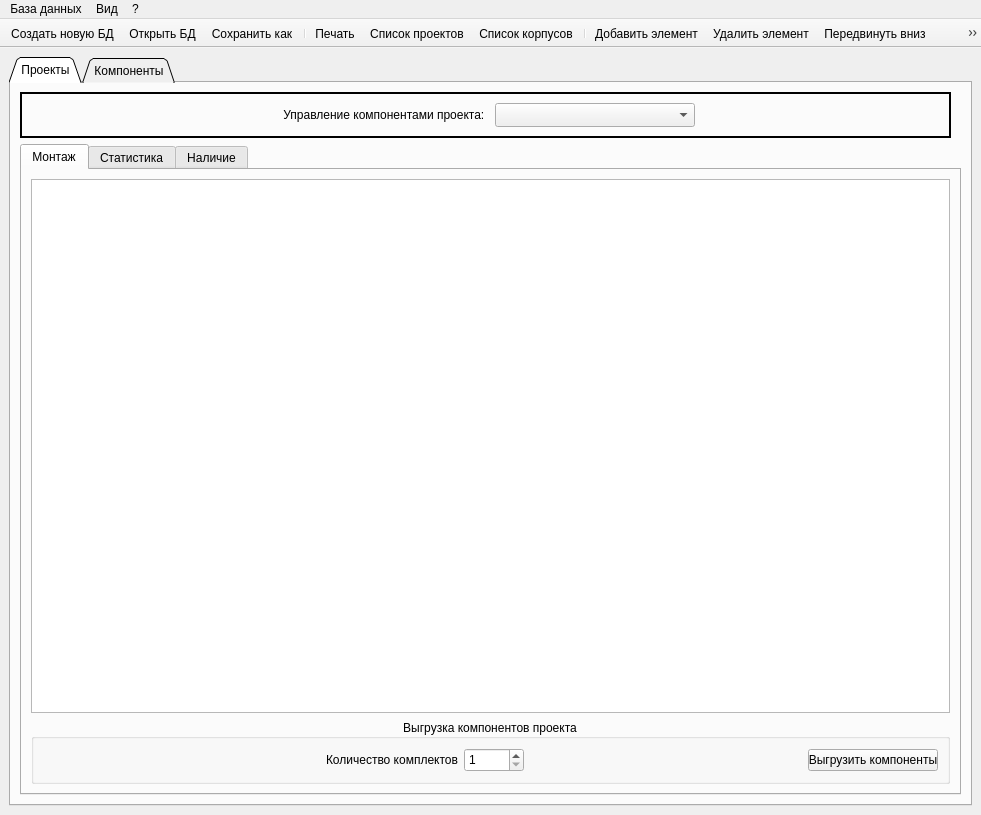
<?xml version="1.0" encoding="UTF-8"?>
<ui version="4.0">
 <class>MainWindow</class>
 <widget class="QMainWindow" name="MainWindow">
  <property name="geometry">
   <rect>
    <x>0</x>
    <y>0</y>
    <width>981</width>
    <height>815</height>
   </rect>
  </property>
  <property name="windowTitle">
   <string>База деталей</string>
  </property>
  <property name="windowIcon">
   <iconset resource="Resourses.qrc">
    <normaloff>:/images/Logo.png</normaloff>:/images/Logo.png</iconset>
  </property>
  <widget class="QWidget" name="centralwidget">
   <layout class="QHBoxLayout" name="horizontalLayout">
    <item>
     <widget class="QTabWidget" name="tabWidget">
      <property name="tabPosition">
       <enum>QTabWidget::North</enum>
      </property>
      <property name="tabShape">
       <enum>QTabWidget::Triangular</enum>
      </property>
      <property name="currentIndex">
       <number>0</number>
      </property>
      <widget class="QWidget" name="project_tab">
       <attribute name="title">
        <string>Проекты</string>
       </attribute>
       <layout class="QVBoxLayout" name="verticalLayout_9">
        <item>
         <widget class="QFrame" name="frame">
          <property name="minimumSize">
           <size>
            <width>931</width>
            <height>46</height>
           </size>
          </property>
          <property name="maximumSize">
           <size>
            <width>931</width>
            <height>46</height>
           </size>
          </property>
          <property name="frameShape">
           <enum>QFrame::Box</enum>
          </property>
          <property name="frameShadow">
           <enum>QFrame::Plain</enum>
          </property>
          <property name="lineWidth">
           <number>2</number>
          </property>
          <layout class="QVBoxLayout" name="verticalLayout_15">
           <property name="topMargin">
            <number>5</number>
           </property>
           <property name="bottomMargin">
            <number>5</number>
           </property>
           <item>
            <layout class="QFormLayout" name="formLayout">
             <property name="formAlignment">
              <set>Qt::AlignCenter</set>
             </property>
             <property name="horizontalSpacing">
              <number>7</number>
             </property>
             <property name="verticalSpacing">
              <number>3</number>
             </property>
             <item row="0" column="0">
              <widget class="QLabel" name="label_4">
               <property name="minimumSize">
                <size>
                 <width>0</width>
                 <height>24</height>
                </size>
               </property>
               <property name="text">
                <string>Управление компонентами проекта: </string>
               </property>
               <property name="alignment">
                <set>Qt::AlignCenter</set>
               </property>
              </widget>
             </item>
             <item row="0" column="1">
              <widget class="QComboBox" name="comboBox">
               <property name="minimumSize">
                <size>
                 <width>200</width>
                 <height>24</height>
                </size>
               </property>
               <property name="maximumSize">
                <size>
                 <width>200</width>
                 <height>16777215</height>
                </size>
               </property>
              </widget>
             </item>
            </layout>
           </item>
          </layout>
         </widget>
        </item>
        <item>
         <widget class="QTabWidget" name="tabWidget_3">
          <property name="currentIndex">
           <number>0</number>
          </property>
          <widget class="QWidget" name="mount_tab">
           <attribute name="title">
            <string>Монтаж</string>
           </attribute>
           <layout class="QVBoxLayout" name="verticalLayout_10">
            <item>
             <widget class="QTableView" name="components"/>
            </item>
            <item>
             <widget class="QGroupBox" name="groupBox">
              <property name="minimumSize">
               <size>
                <width>0</width>
                <height>65</height>
               </size>
              </property>
              <property name="title">
               <string>Выгрузка компонентов проекта</string>
              </property>
              <property name="alignment">
               <set>Qt::AlignCenter</set>
              </property>
              <layout class="QVBoxLayout" name="verticalLayout_13">
               <item>
                <layout class="QGridLayout" name="gridLayout_4">
                 <item row="0" column="0">
                  <layout class="QFormLayout" name="formLayout_3">
                   <property name="formAlignment">
                    <set>Qt::AlignHCenter|Qt::AlignTop</set>
                   </property>
                   <item row="0" column="0">
                    <widget class="QLabel" name="label_3">
                     <property name="text">
                      <string>Количество комплектов</string>
                     </property>
                    </widget>
                   </item>
                   <item row="0" column="1">
                    <widget class="QSpinBox" name="spinBox">
                     <property name="minimumSize">
                      <size>
                       <width>60</width>
                       <height>24</height>
                      </size>
                     </property>
                     <property name="maximumSize">
                      <size>
                       <width>60</width>
                       <height>24</height>
                      </size>
                     </property>
                     <property name="buttonSymbols">
                      <enum>QAbstractSpinBox::UpDownArrows</enum>
                     </property>
                     <property name="minimum">
                      <number>1</number>
                     </property>
                     <property name="maximum">
                      <number>10000</number>
                     </property>
                    </widget>
                   </item>
                  </layout>
                 </item>
                 <item row="0" column="1">
                  <widget class="QPushButton" name="pushButton">
                   <property name="minimumSize">
                    <size>
                     <width>130</width>
                     <height>0</height>
                    </size>
                   </property>
                   <property name="maximumSize">
                    <size>
                     <width>130</width>
                     <height>16777215</height>
                    </size>
                   </property>
                   <property name="text">
                    <string>Выгрузить компоненты</string>
                   </property>
                  </widget>
                 </item>
                </layout>
               </item>
              </layout>
             </widget>
            </item>
           </layout>
          </widget>
          <widget class="QWidget" name="statistic_tab">
           <attribute name="title">
            <string>Статистика</string>
           </attribute>
           <layout class="QVBoxLayout" name="verticalLayout_12">
            <item>
             <widget class="QTableView" name="statistic"/>
            </item>
           </layout>
          </widget>
          <widget class="QWidget" name="available_tab">
           <attribute name="title">
            <string>Наличие</string>
           </attribute>
           <layout class="QVBoxLayout" name="verticalLayout_11">
            <item>
             <layout class="QFormLayout" name="formLayout_2">
              <property name="formAlignment">
               <set>Qt::AlignHCenter|Qt::AlignTop</set>
              </property>
              <item row="0" column="0">
               <widget class="QLabel" name="label">
                <property name="minimumSize">
                 <size>
                  <width>160</width>
                  <height>24</height>
                 </size>
                </property>
                <property name="maximumSize">
                 <size>
                  <width>160</width>
                  <height>24</height>
                 </size>
                </property>
                <property name="text">
                 <string>Необходимо комплектов:</string>
                </property>
               </widget>
              </item>
              <item row="0" column="1">
               <widget class="QSpinBox" name="spinBox_2">
                <property name="minimumSize">
                 <size>
                  <width>60</width>
                  <height>24</height>
                 </size>
                </property>
                <property name="maximumSize">
                 <size>
                  <width>60</width>
                  <height>24</height>
                 </size>
                </property>
                <property name="buttonSymbols">
                 <enum>QAbstractSpinBox::UpDownArrows</enum>
                </property>
                <property name="minimum">
                 <number>1</number>
                </property>
                <property name="maximum">
                 <number>10000</number>
                </property>
               </widget>
              </item>
             </layout>
            </item>
            <item>
             <widget class="QTableView" name="statistic_2"/>
            </item>
           </layout>
          </widget>
         </widget>
        </item>
       </layout>
      </widget>
      <widget class="QWidget" name="components_tab">
       <attribute name="title">
        <string>Компоненты</string>
       </attribute>
       <layout class="QVBoxLayout" name="verticalLayout_2">
        <item>
         <widget class="QTabWidget" name="tabWidget_2">
          <property name="tabPosition">
           <enum>QTabWidget::North</enum>
          </property>
          <property name="tabShape">
           <enum>QTabWidget::Rounded</enum>
          </property>
          <property name="currentIndex">
           <number>4</number>
          </property>
          <widget class="QWidget" name="resistors_tab">
           <attribute name="title">
            <string>Резисторы</string>
           </attribute>
           <layout class="QVBoxLayout" name="verticalLayout">
            <item>
             <widget class="QTableView" name="resistors"/>
            </item>
           </layout>
          </widget>
          <widget class="QWidget" name="capacitors_tab">
           <attribute name="title">
            <string>Конденсаторы</string>
           </attribute>
           <layout class="QVBoxLayout" name="verticalLayout_3">
            <item>
             <widget class="QTableView" name="capacitors"/>
            </item>
           </layout>
          </widget>
          <widget class="QWidget" name="diodes_tab">
           <attribute name="title">
            <string>Диоды</string>
           </attribute>
           <layout class="QVBoxLayout" name="verticalLayout_4">
            <item>
             <widget class="QTableView" name="diodes"/>
            </item>
           </layout>
          </widget>
          <widget class="QWidget" name="transistors_tab">
           <attribute name="title">
            <string>Транзисторы</string>
           </attribute>
           <layout class="QVBoxLayout" name="verticalLayout_5">
            <item>
             <widget class="QTableView" name="transistors"/>
            </item>
           </layout>
          </widget>
          <widget class="QWidget" name="other_tab">
           <attribute name="title">
            <string>Микросхемы</string>
           </attribute>
           <layout class="QVBoxLayout" name="verticalLayout_8">
            <item>
             <widget class="QTableView" name="microschemes"/>
            </item>
           </layout>
          </widget>
          <widget class="QWidget" name="micro_tab">
           <attribute name="title">
            <string>Дроссели</string>
           </attribute>
           <layout class="QVBoxLayout" name="verticalLayout_6">
            <item>
             <widget class="QTableView" name="drossels"/>
            </item>
           </layout>
          </widget>
          <widget class="QWidget" name="tab">
           <attribute name="title">
            <string>Разъемы</string>
           </attribute>
           <layout class="QVBoxLayout" name="verticalLayout_14">
            <item>
             <widget class="QTableView" name="connectors"/>
            </item>
           </layout>
          </widget>
          <widget class="QWidget" name="connectors_tab">
           <attribute name="title">
            <string>Прочее</string>
           </attribute>
           <layout class="QVBoxLayout" name="verticalLayout_7">
            <item>
             <widget class="QTableView" name="other"/>
            </item>
           </layout>
          </widget>
         </widget>
        </item>
       </layout>
      </widget>
     </widget>
    </item>
   </layout>
  </widget>
  <widget class="QMenuBar" name="menubar">
   <property name="geometry">
    <rect>
     <x>0</x>
     <y>0</y>
     <width>981</width>
     <height>26</height>
    </rect>
   </property>
   <widget class="QMenu" name="menu">
    <property name="title">
     <string>База данных</string>
    </property>
    <addaction name="new_action"/>
    <addaction name="open_action"/>
    <addaction name="save_as_action"/>
    <addaction name="separator"/>
    <addaction name="print_action"/>
    <addaction name="action_2"/>
    <addaction name="cases_action"/>
    <addaction name="separator"/>
    <addaction name="add_element_action"/>
    <addaction name="del_element_action"/>
    <addaction name="down_action"/>
    <addaction name="up_action"/>
    <addaction name="separator"/>
    <addaction name="add_action"/>
    <addaction name="del_action"/>
    <addaction name="separator"/>
    <addaction name="import_action"/>
   </widget>
   <widget class="QMenu" name="menu_2">
    <property name="title">
     <string>Вид</string>
    </property>
    <addaction name="actionToolBar"/>
   </widget>
   <widget class="QMenu" name="menu_3">
    <property name="title">
     <string>?</string>
    </property>
    <addaction name="about_action"/>
    <addaction name="help_action"/>
   </widget>
   <addaction name="menu"/>
   <addaction name="menu_2"/>
   <addaction name="menu_3"/>
  </widget>
  <widget class="QToolBar" name="toolBar">
   <property name="minimumSize">
    <size>
     <width>0</width>
     <height>0</height>
    </size>
   </property>
   <property name="contextMenuPolicy">
    <enum>Qt::CustomContextMenu</enum>
   </property>
   <property name="windowTitle">
    <string>toolBar</string>
   </property>
   <property name="movable">
    <bool>false</bool>
   </property>
   <property name="iconSize">
    <size>
     <width>25</width>
     <height>25</height>
    </size>
   </property>
   <property name="floatable">
    <bool>false</bool>
   </property>
   <attribute name="toolBarArea">
    <enum>TopToolBarArea</enum>
   </attribute>
   <attribute name="toolBarBreak">
    <bool>false</bool>
   </attribute>
   <addaction name="new_action"/>
   <addaction name="open_action"/>
   <addaction name="save_as_action"/>
   <addaction name="separator"/>
   <addaction name="print_action"/>
   <addaction name="action_2"/>
   <addaction name="cases_action"/>
   <addaction name="separator"/>
   <addaction name="add_element_action"/>
   <addaction name="del_element_action"/>
   <addaction name="down_action"/>
   <addaction name="up_action"/>
   <addaction name="separator"/>
   <addaction name="add_action"/>
   <addaction name="del_action"/>
   <addaction name="separator"/>
   <addaction name="import_action"/>
  </widget>
  <action name="action_2">
   <property name="icon">
    <iconset resource="Resourses.qrc">
     <normaloff>:/images/checklist_icon_129185.png</normaloff>:/images/checklist_icon_129185.png</iconset>
   </property>
   <property name="text">
    <string>Список проектов</string>
   </property>
  </action>
  <action name="print_action">
   <property name="icon">
    <iconset resource="Resourses.qrc">
     <normaloff>:/images/apps_printer_15747.png</normaloff>:/images/apps_printer_15747.png</iconset>
   </property>
   <property name="text">
    <string>Печать</string>
   </property>
   <property name="shortcut">
    <string>Ctrl+P</string>
   </property>
  </action>
  <action name="actionToolBar">
   <property name="checkable">
    <bool>true</bool>
   </property>
   <property name="checked">
    <bool>true</bool>
   </property>
   <property name="text">
    <string>ToolBar</string>
   </property>
  </action>
  <action name="add_element_action">
   <property name="icon">
    <iconset resource="Resourses.qrc">
     <normaloff>:/images/plus.png</normaloff>:/images/plus.png</iconset>
   </property>
   <property name="text">
    <string>Добавить элемент</string>
   </property>
   <property name="toolTip">
    <string>Добавить элемент</string>
   </property>
  </action>
  <action name="del_element_action">
   <property name="icon">
    <iconset resource="Resourses.qrc">
     <normaloff>:/images/minus.png</normaloff>:/images/minus.png</iconset>
   </property>
   <property name="text">
    <string>Удалить элемент</string>
   </property>
   <property name="toolTip">
    <string>Удалить элемент</string>
   </property>
  </action>
  <action name="down_action">
   <property name="icon">
    <iconset resource="Resourses.qrc">
     <normaloff>:/images/down-arrow.png</normaloff>:/images/down-arrow.png</iconset>
   </property>
   <property name="text">
    <string>Передвинуть вниз</string>
   </property>
   <property name="toolTip">
    <string>Передвинуть вниз</string>
   </property>
  </action>
  <action name="up_action">
   <property name="icon">
    <iconset resource="Resourses.qrc">
     <normaloff>:/images/up-arrow.png</normaloff>:/images/up-arrow.png</iconset>
   </property>
   <property name="text">
    <string>Передвинуть вверх</string>
   </property>
   <property name="toolTip">
    <string>Передвинуть вверх</string>
   </property>
  </action>
  <action name="add_action">
   <property name="icon">
    <iconset resource="Resourses.qrc">
     <normaloff>:/images/plus.png</normaloff>:/images/plus.png</iconset>
   </property>
   <property name="text">
    <string>Добавить компонент</string>
   </property>
   <property name="toolTip">
    <string>Добавить компонент</string>
   </property>
  </action>
  <action name="del_action">
   <property name="icon">
    <iconset resource="Resourses.qrc">
     <normaloff>:/images/minus.png</normaloff>:/images/minus.png</iconset>
   </property>
   <property name="text">
    <string>Удалить компонент</string>
   </property>
   <property name="toolTip">
    <string>Удалить компонент</string>
   </property>
  </action>
  <action name="cases_action">
   <property name="icon">
    <iconset resource="Resourses.qrc">
     <normaloff>:/images/Case.png</normaloff>:/images/Case.png</iconset>
   </property>
   <property name="text">
    <string>Список корпусов</string>
   </property>
   <property name="toolTip">
    <string>Список корпусов</string>
   </property>
  </action>
  <action name="about_action">
   <property name="text">
    <string>О программе</string>
   </property>
  </action>
  <action name="help_action">
   <property name="text">
    <string>Помощь</string>
   </property>
  </action>
  <action name="import_action">
   <property name="icon">
    <iconset resource="Resourses.qrc">
     <normaloff>:/images/Import.png</normaloff>:/images/Import.png</iconset>
   </property>
   <property name="text">
    <string>Импортировать проект</string>
   </property>
  </action>
  <action name="new_action">
   <property name="icon">
    <iconset resource="Resourses.qrc">
     <normaloff>:/images/New.png</normaloff>:/images/New.png</iconset>
   </property>
   <property name="text">
    <string>Создать новую БД</string>
   </property>
  </action>
  <action name="save_as_action">
   <property name="icon">
    <iconset resource="Resourses.qrc">
     <normaloff>:/images/Save_as.png</normaloff>:/images/Save_as.png</iconset>
   </property>
   <property name="text">
    <string>Сохранить как...</string>
   </property>
  </action>
  <action name="open_action">
   <property name="icon">
    <iconset resource="Resourses.qrc">
     <normaloff>:/images/Open.png</normaloff>:/images/Open.png</iconset>
   </property>
   <property name="text">
    <string>Открыть БД</string>
   </property>
  </action>
 </widget>
 <tabstops>
  <tabstop>tabWidget</tabstop>
  <tabstop>comboBox</tabstop>
  <tabstop>spinBox</tabstop>
  <tabstop>pushButton</tabstop>
 </tabstops>
 <resources>
  <include location="Resourses.qrc"/>
 </resources>
 <connections/>
</ui>
